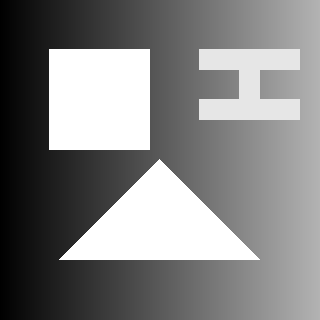
%> input picture Blatt04/figures1.png, 320 x 320 px
$ octave sh04ex02.m   (GNU Octave 9; MATLAB toolbox functions it lacks are replaced by stand-ins)
%> lines starting %> are read from the running program, lines starting %| are printed output that depends on the picture; in (x1, y1, x2, y2) boxes, pixels count from 0 and x2, y2 are one past the last pixel; in counts of white or black regions, pixels touching at a corner belong together; the program's own positions count from 1
I = double(imread('figures1.png'))/255.0;
%> I: size 320x320 double; min 0, max 1, mean 0.51

Sx = [-1 0 1;
      -2 0 2;
      -1 0 1];
Sy = [-1 -2 -1;
      0 0 0;
      1 2 1];

Ix = imfilter(I, Sx, 'replicate');
Iy = imfilter(I, Sy, 'replicate');
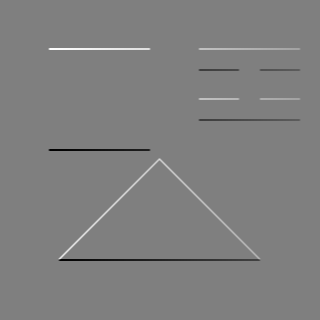
%> Iy: size 320x320 double; min -3.56, max 3.56, mean -2.22e-18; drawn with min black and max white

M = sqrt(Ix .* Ix + Iy .* Iy);

G = fspecial('gaussian',13,3);
S11 = imfilter(Ix .* Ix, G, 'conv');
S21 = imfilter(Iy .* Ix, G, 'conv');
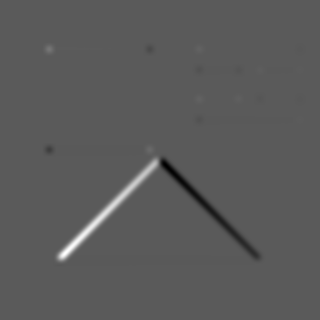
%> S21: size 320x320 double; min -0.788, max 1.44, mean 0.00553; drawn with min black and max white
S12 = imfilter(Ix .* Iy, G, 'conv');
S22 = imfilter(Iy .* Iy, G, 'conv');

x = zeros(size(Ix,1) * size(Ix,2), 1);
y = zeros(size(Ix,1) * size(Ix,2), 1);
u = zeros(size(Ix,1) * size(Ix,2), 1);
v = zeros(size(Ix,1) * size(Ix,2), 1);
eig1 = zeros(size(Ix,1) * size(Ix,2), 1);
eig2 = zeros(size(Ix,1) * size(Ix,2), 1);

H = zeros(size(I));
E = zeros(size(I));
C = zeros(size(I));

for yPos = 1:size(Ix,1)
   for xPos = 1:size(Ix,2)
       [V,D] = eig([S11(yPos,xPos) S12(yPos,xPos); S21(yPos,xPos) S22(yPos,xPos)]);
       x((yPos-1)*size(Ix,2) + xPos) = xPos;
       y((yPos-1)*size(Ix,2) + xPos) = yPos;

       e1 = max(D(1,1),D(2,2));
       e2 = min(D(1,1),D(2,2));

       eig1((yPos-1)*size(Ix,2) + xPos) = e1;
       eig2((yPos-1)*size(Ix,2) + xPos) = e2;

       if e1 > 0.03
           u((yPos-1)*size(Ix,2) + xPos) = V(1,1);
           v((yPos-1)*size(Ix,2) + xPos) = V(2,1);
       else
           u((yPos-1)*size(Ix,1) + xPos) = 0;
           v((yPos-1)*size(Ix,1) + xPos) = 0;
       end

       if e1 <= 0.03 && e2 <= 0.03
            H(yPos, xPos) = 1;
       end

       if e1 > 0.05 && e2 <= 0.03
            E(yPos,xPos) = 1;
       end

       if e1 > 0.05 && e2 > 0.05
            C(yPos, xPos) = 1;
       end
   end
end
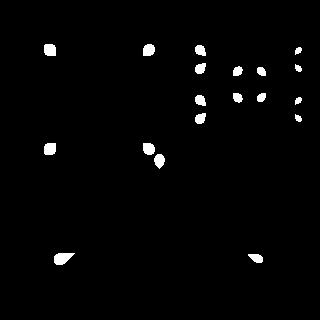
%> C: size 320x320 double; values 0 (black) and 1 (white), 1.7% white; 19 white regions, largest, box (x1, y1, x2, y2) and area: (54, 253, 75, 265) 175, (44, 44, 56, 56) 133, (44, 143, 56, 155) 133
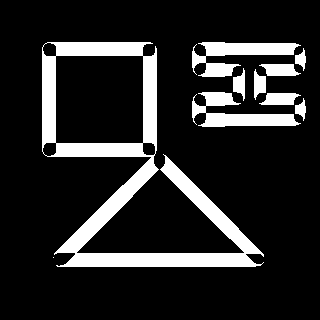
%> E: size 320x320 double; values 0 (black) and 1 (white), 15.8% white; 10 white regions (1 under 20 px), largest, box (x1, y1, x2, y2) and area: (42, 42, 264, 267) 11328, (192, 42, 301, 77) 1696, (192, 92, 301, 127) 1696
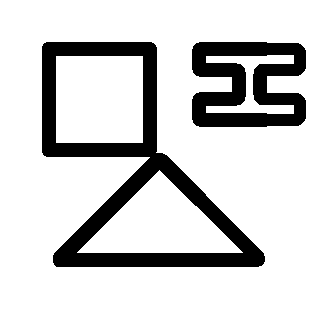
%> H: size 320x320 double; values 0 (black) and 1 (white), 81.5% white; 2 black regions, box (x1, y1, x2, y2) and area: (42, 42, 265, 267) 12555, (192, 42, 306, 127) 6408

figure();

subplot(1,3,1);
imshow(M);
title("|\nabla I|")

subplot(1,3,2);
imshow(I);
hold on;
quiver(x,y,u,v);
title("Quiver plot and the original image");

subplot(1,3,3);
imshow(cat(3,H,E,C));
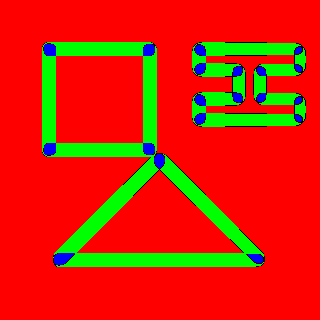
%> displayed picture: size 320x320x3, on the screen's scale of 0 to 255; mean R, G, B 207.8, 40.4, 4.3
title("Homogeneous in red, edges in green, corners in blue");
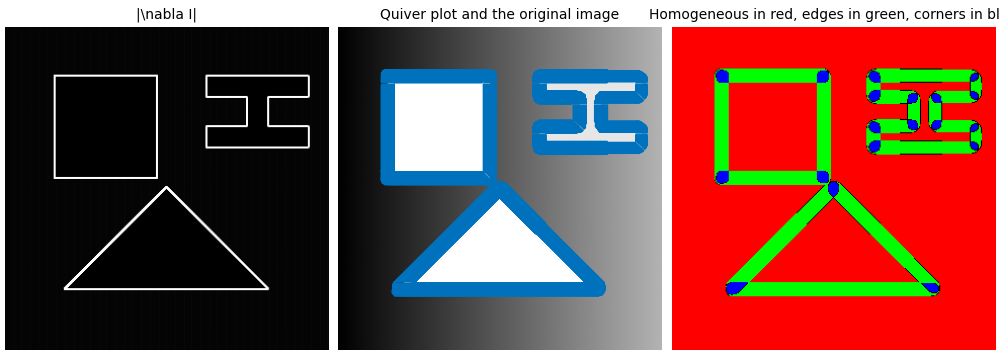
%> figure redrawn from the program's plot data, 3 panels

print("sh04ex02.eps", "-depsc");
